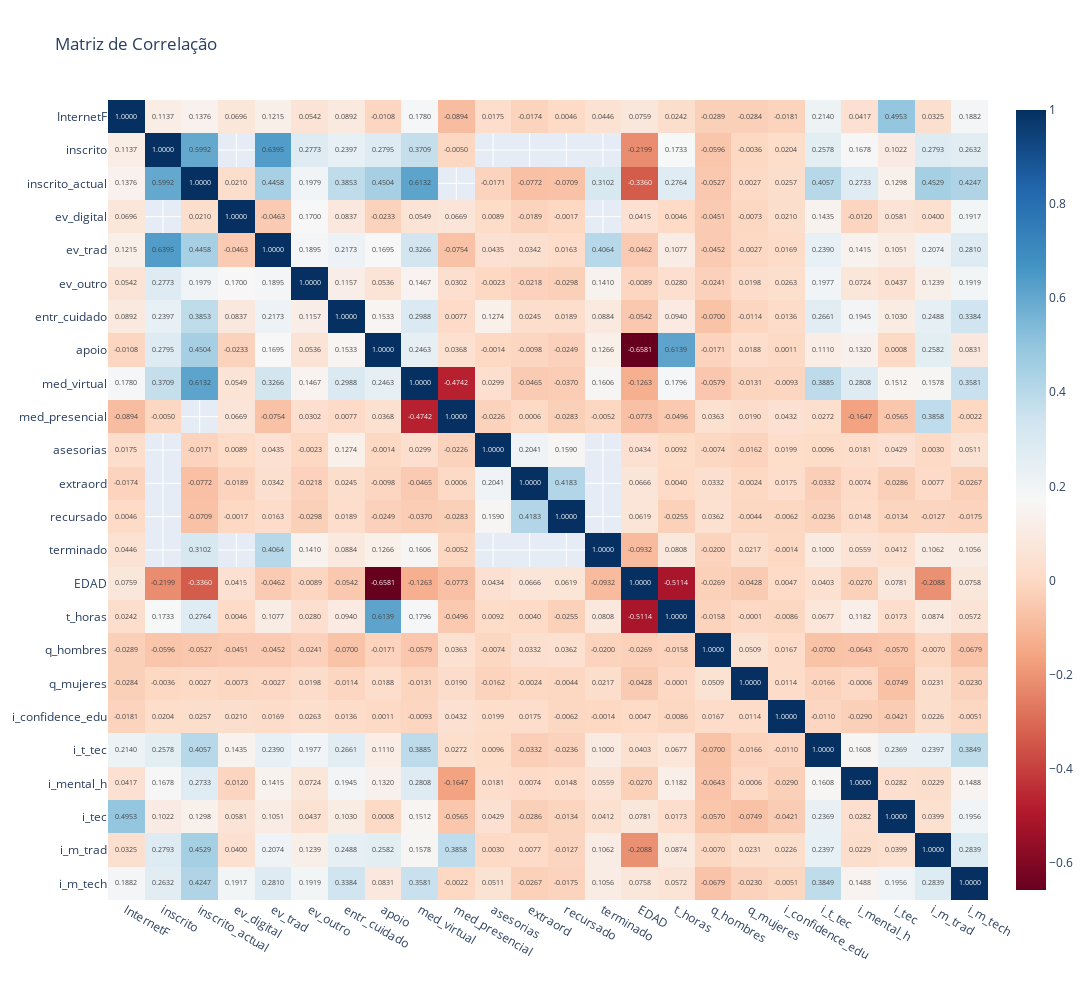

Notebook cell for this chart:
### Markdown cell above
## Entendendo Correlações

### Code cell
import plotly.express as px

geralcorr = variable_types['binary'] + variable_types['numeric_continuous']


corr = df[geralcorr].corr()


fig = px.imshow(
    corr,
    text_auto='.4f',          
    aspect='auto',            
    title='Matriz de Correlação',
    color_continuous_scale='RdBu'
)

fig.update_layout(
    width=1200,
    height=1000,
    margin=dict(l=100, r=100, t=100, b=100),
)

fig.show()

### Figure 1 — Plotly figure (JSON) as saved in the notebook; plotly's stock layout.template omitted (floating-point values rounded to 4 significant figures; data arrays with more than 128 entries replaced by an {"elided": "..."} marker saying what was removed)
{"data": [{"coloraxis": "coloraxis", "hovertemplate": "x: %{x}<br>y: %{y}<br>color: %{z}<extra></extra>", "name": "0", "texttemplate": "%{z:.4f}", "type": "heatmap", "x": ["InternetF", "inscrito", "inscrito_actual", "ev_digital", "ev_trad", "ev_outro", "entr_cuidado", "apoio", "med_virtual", "med_presencial", "asesorias", "extraord", "recursado", "terminado", "EDAD", "t_horas", "q_hombres", "q_mujeres", "i_confidence_edu", "i_t_tec", "i_mental_h", "i_tec", "i_m_trad", "i_m_tech"], "xaxis": "x", "y": ["InternetF", "inscrito", "inscrito_actual", "ev_digital", "ev_trad", "ev_outro", "entr_cuidado", "apoio", "med_virtual", "med_presencial", "asesorias", "extraord", "recursado", "terminado", "EDAD", "t_horas", "q_hombres", "q_mujeres", "i_confidence_edu", "i_t_tec", "i_mental_h", "i_tec", "i_m_trad", "i_m_tech"], "yaxis": "y", "z": {"elided": "24x24 float values"}}], "layout": {"coloraxis": {"colorscale": [[0, "rgb(103,0,31)"], [0.1, "rgb(178,24,43)"], [0.2, "rgb(214,96,77)"], [0.3, "rgb(244,165,130)"], [0.4, "rgb(253,219,199)"], [0.5, "rgb(247,247,247)"], [0.6, "rgb(209,229,240)"], [0.7, "rgb(146,197,222)"], [0.8, "rgb(67,147,195)"], [0.9, "rgb(33,102,172)"], [1, "rgb(5,48,97)"]]}, "height": 1000, "margin": {"b": 100, "l": 100, "r": 100, "t": 100}, "title": {"text": "Matriz de Correlação"}, "width": 1200, "xaxis": {"anchor": "y", "domain": [0, 1]}, "yaxis": {"anchor": "x", "autorange": "reversed", "domain": [0, 1]}}}
